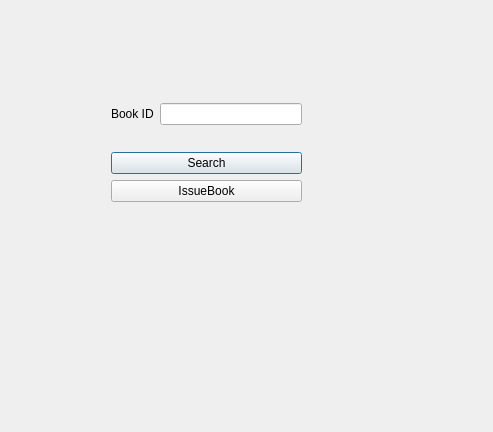
<?xml version="1.0" encoding="UTF-8"?>
<ui version="4.0">
 <class>Window_IssueBook</class>
 <widget class="QDialog" name="Window_IssueBook">
  <property name="geometry">
   <rect>
    <x>0</x>
    <y>0</y>
    <width>493</width>
    <height>432</height>
   </rect>
  </property>
  <property name="windowTitle">
   <string>Dialog</string>
  </property>
  <widget class="QWidget" name="">
   <property name="geometry">
    <rect>
     <x>111</x>
     <y>82</y>
     <width>191</width>
     <height>141</height>
    </rect>
   </property>
   <layout class="QVBoxLayout" name="verticalLayout_2">
    <item>
     <layout class="QHBoxLayout" name="horizontalLayout">
      <item>
       <widget class="QLabel" name="label_BookName">
        <property name="text">
         <string>Book ID</string>
        </property>
       </widget>
      </item>
      <item>
       <widget class="QLineEdit" name="lineEdit_BookId"/>
      </item>
     </layout>
    </item>
    <item>
     <layout class="QVBoxLayout" name="verticalLayout">
      <item>
       <widget class="QPushButton" name="pushButton_search">
        <property name="text">
         <string>Search</string>
        </property>
       </widget>
      </item>
      <item>
       <widget class="QPushButton" name="pushButton_IssueBook">
        <property name="text">
         <string>IssueBook</string>
        </property>
       </widget>
      </item>
     </layout>
    </item>
   </layout>
  </widget>
 </widget>
 <resources/>
 <connections/>
</ui>
